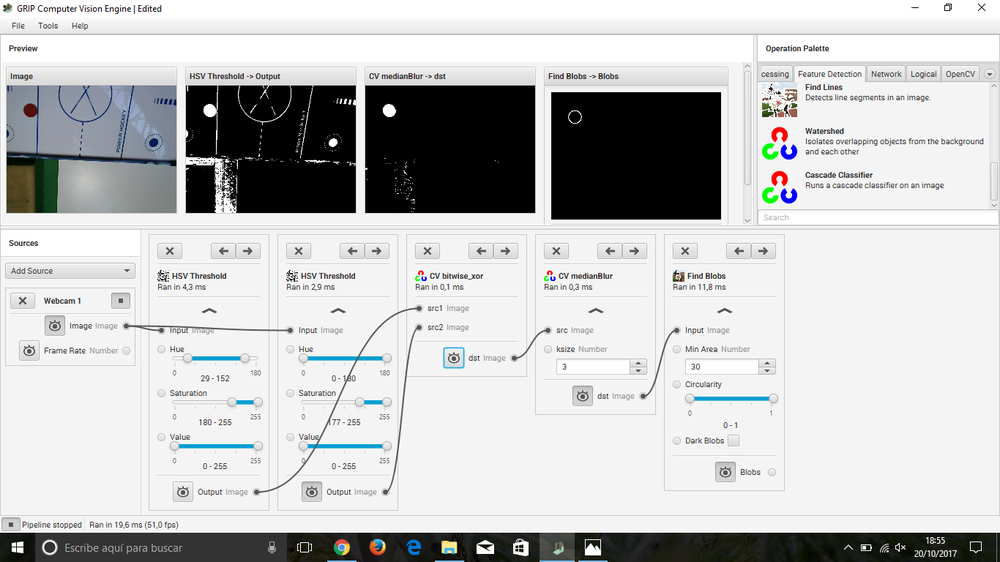
#> input picture Computer Vision/2017-10-20 (1).png, 1000 x 562 px, shrunk from 1366 x 768 before the run
$ python -i skin.py   (imports and definitions only)
#> lines starting #> are read from the running program, lines starting #| are printed output that depends on the picture; after the words box and inside, x2 and y2 are one past the last pixel; in counts of white or black regions, pixels touching at a corner belong together
import cv2
import numpy
import math

class Skin:
    """
    An OpenCV pipeline generated by GRIP.
    """

    def __init__(self):
        """initializes all values to presets or None if need to be set
        """

        """
        self.__hsv_threshold_hue = [0.0, 55.59726962457334]
        self.__hsv_threshold_saturation = [25.22482014388489, 196.2542662116041]
        self.__hsv_threshold_value = [52.74280575539568, 144.0358361774744]
        """

        self.__hsv_threshold_hue_white = [0, 180]
        self.__hsv_threshold_saturation_white = [0, 50]
        self.__hsv_threshold_value_white = [120, 255]

        self.__hsv_threshold_hue_blue = [60, 130]
        self.__hsv_threshold_saturation_blue = [20, 255]
        self.__hsv_threshold_value_blue = [40, 255]

        self.output = None


    def process(self, source0):
        """
        Runs the pipeline and sets all outputs to new values.
        """
        # Step HSV_Threshold0:
        self.__hsv_threshold_input = source0
        self.output_white = self.__hsv_threshold(self.__hsv_threshold_input, self.__hsv_threshold_hue_white,
                                                                             self.__hsv_threshold_saturation_white,
                                                                             self.__hsv_threshold_value_white)
        self.output_blue = self.__hsv_threshold(self.__hsv_threshold_input, self.__hsv_threshold_hue_blue,
                                                                            self.__hsv_threshold_saturation_blue,
                                                                            self.__hsv_threshold_value_blue)

        self.output_all = cv2.bitwise_or(self.output_white, self.output_blue)

        (self.output) = cv2.medianBlur(self.output_all, 3)
        # self.__hsv_threshold(self.__hsv_threshold_input, self.__hsv_threshold_hue, self.__hsv_threshold_saturation, self.__hsv_threshold_value)

    @staticmethod
    def __hsv_threshold(input, hue, sat, val):
        """Segment an image based on hue, saturation, and value ranges.
        Args:
            input: A BGR numpy.ndarray.
            hue: A list of two numbers the are the min and max hue.
            sat: A list of two numbers the are the min and max saturation.
            lum: A list of two numbers the are the min and max value.
        Returns:
            A black and white numpy.ndarray.
        """
        out = cv2.cvtColor(input, cv2.COLOR_BGR2HSV)
        return cv2.inRange(out, (hue[0], sat[0], val[0]),  (hue[1], sat[1], val[1]))

>>> import cv2
>>> picture = cv2.imread('2017-10-20 (1).png')
#> picture is the input picture: shape (562, 1000, 3); mean B, G, R 197.3, 197.2, 196.3
>>> result = Skin().process(picture)
#> in __hsv_threshold, `out = cv2.cvtColor(input, cv2.COLOR_BGR2HSV)`: out: shape (562, 1000, 3); mean H, S, V 9.8, 8.1, 198.8
#> in __hsv_threshold, `return cv2.inRange(out, (hue[0], sat[0], val[0]),  (hue[1], sat[1], va..`:
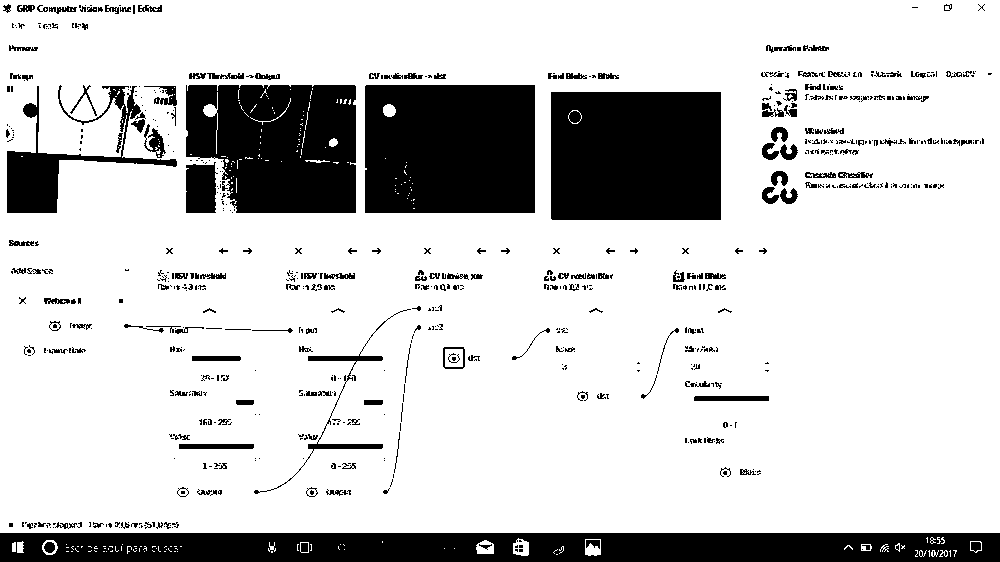
#> returned value: shape (562, 1000); 80.2% white; 700 black regions (480 under 20 px), largest, box (x1, y1, x2, y2) and area: (0, 533, 1000, 562) 27339, (551, 92, 721, 220) 21719, (365, 85, 535, 213) 21584
#> in __hsv_threshold (call 2), `return cv2.inRange(out, (hue[0], sat[0], val[0]),  (hue[1], sat[1], va..`:
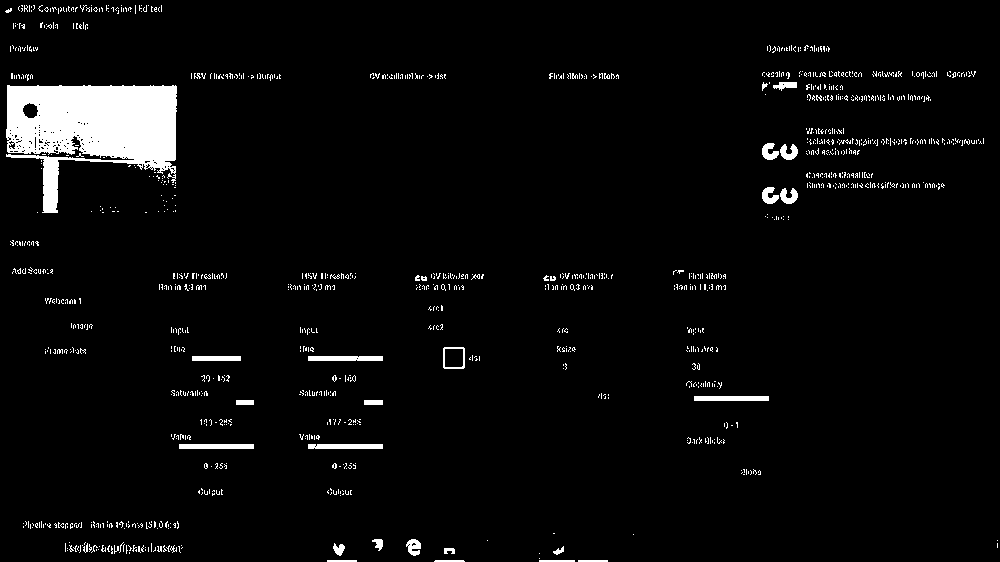
#> returned value: shape (562, 1000); 4.1% white; 1173 white regions (1132 under 20 px), largest, box (x1, y1, x2, y2) and area: (6, 85, 177, 213) 12943, (694, 396, 769, 401) 375, (179, 444, 254, 449) 375
#> in process, `self.output_all = cv2.bitwise_or(self.output_white, self.output_blue)`:
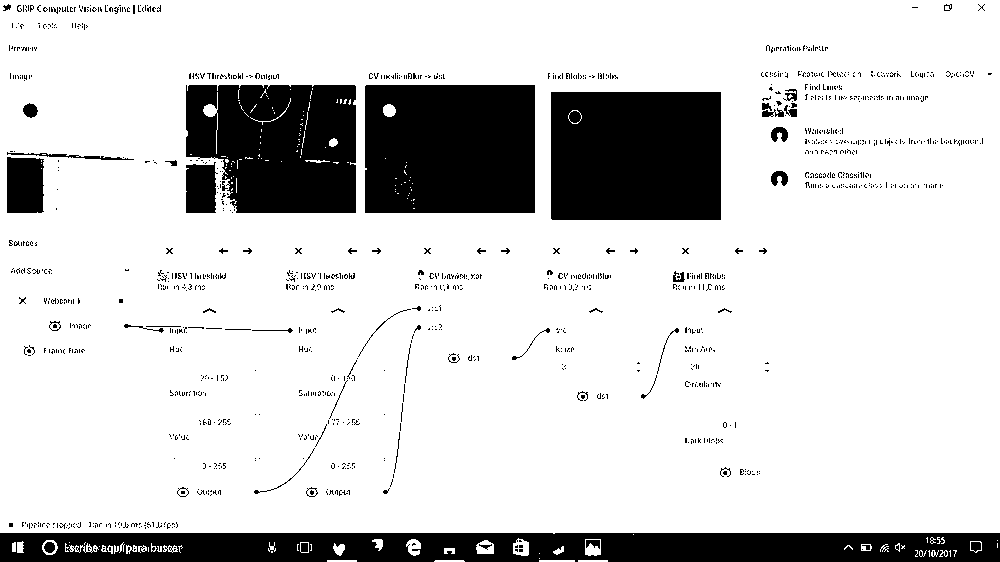
#> self.output_all: shape (562, 1000); 82.2% white; 1275 black regions (1205 under 20 px), largest, box (x1, y1, x2, y2) and area: (0, 533, 1000, 562) 26300, (551, 92, 721, 220) 21719, (365, 85, 535, 213) 21584
#> in process, `(self.output) = cv2.medianBlur(self.output_all, 3)`:
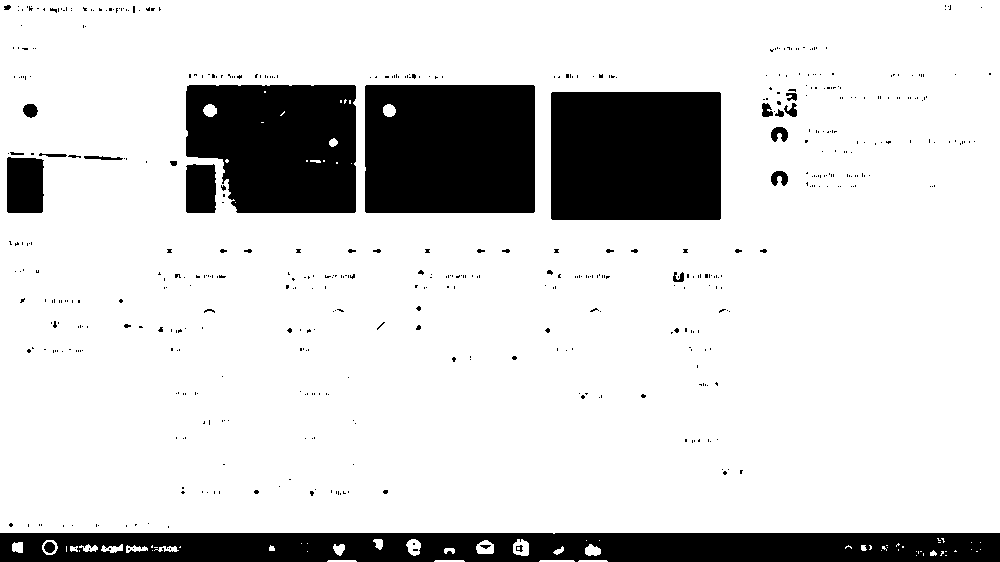
#> self.output: shape (562, 1000); 82.9% white; 543 black regions (507 under 20 px), largest, box (x1, y1, x2, y2) and area: (0, 533, 1000, 562) 26763, (551, 92, 721, 220) 21756, (365, 85, 535, 213) 21618

$ run again, on Computer Vision/2017-10-20.png
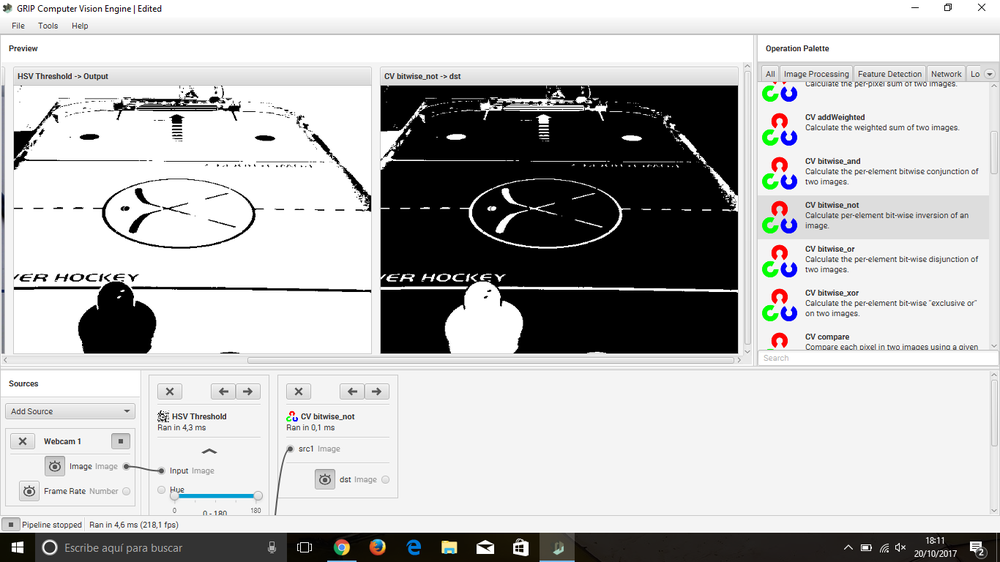
#> input picture Computer Vision/2017-10-20.png, 1000 x 562 px, shrunk from 1366 x 768 before the run
#> picture is the input picture: shape (562, 1000, 3); mean B, G, R 189, 189.2, 189.2
#> out: shape (562, 1000, 3); mean H, S, V 5, 7.1, 190.9
#> in __hsv_threshold (call 2), `return cv2.inRange(out, (hue[0], sat[0], val[0]),  (hue[1], sat[1], va..`:
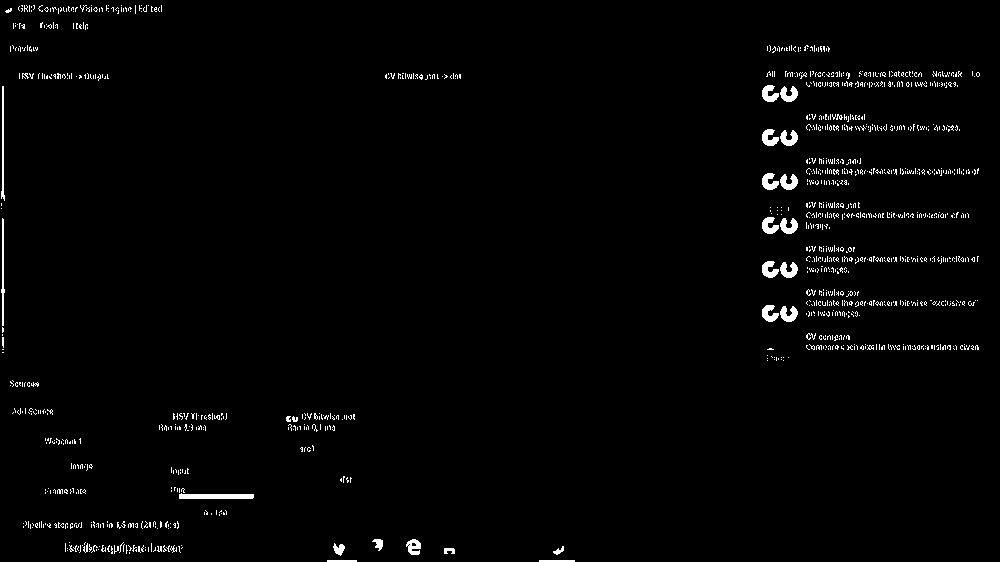
#> returned value: shape (562, 1000); 1.8% white; 1128 white regions (1091 under 20 px), largest, box (x1, y1, x2, y2) and area: (179, 493, 254, 499) 375, (1, 86, 5, 201) 238, (1, 218, 5, 326) 223
#> self.output_all: shape (562, 1000); 77.1% white; 1361 black regions (1302 under 20 px), largest, box (x1, y1, x2, y2) and area: (381, 85, 738, 354) 86371, (0, 533, 1000, 562) 26652, (78, 282, 156, 354) 4151
#> in process, `(self.output) = cv2.medianBlur(self.output_all, 3)`:
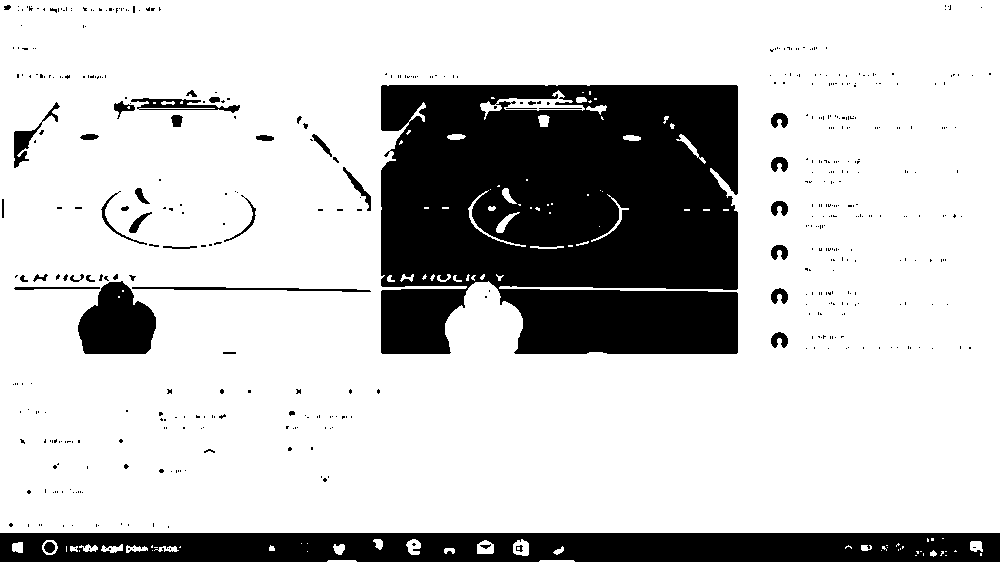
#> self.output: shape (562, 1000); 77.7% white; 505 black regions (459 under 20 px), largest, box (x1, y1, x2, y2) and area: (381, 85, 738, 354) 87157, (0, 533, 1000, 562) 26917, (78, 281, 156, 354) 4165
